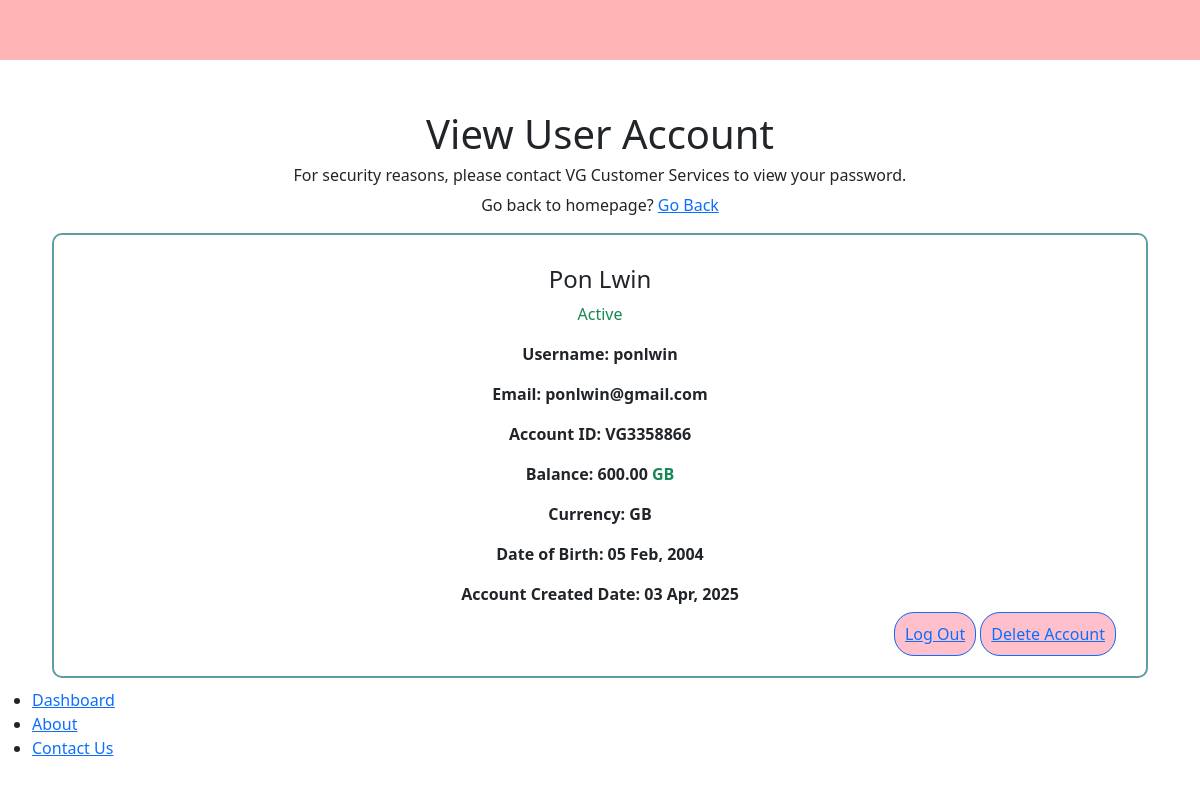
The app's page /view-account/ (signed in) with its own data.
### register/models.py (models this page shows, shortened)
class Comment(models.Model):
    id = models.UUIDField(primary_key=True, unique=True, default=uuid.uuid4, editable=False)
    user = models.OneToOneField(User, on_delete=models.CASCADE)
    account = models.OneToOneField(Account, on_delete=models.CASCADE, null=True, blank=True)
    full_name = models.CharField(max_length=100)
    currency = models.CharField(choices=CURRENCY, max_length=100)
    date_of_birth = models.DateField(auto_now_add=False)
    date = models.DateTimeField(auto_now_add=True)

class Account(models.Model):
    id = models.UUIDField(primary_key=True, unique=True, default=uuid.uuid4, editable=False) # Must be unique and un-editable
    user = models.OneToOneField(User, on_delete=models.CASCADE) # When deleted, cascades so it doesn't affect other users
    balance = models.DecimalField(max_digits=10, decimal_places=2, default=750.00)
    account_id = ShortUUIDField(unique=True, length=7, max_length=20, prefix="VG", alphabet="1234567890")
    account_pin = ShortUUIDField(length=4, max_length=7, alphabet="1234567890")
    account_status = models.CharField(max_length=100, choices=ACCOUNT_STATUS, default="active")
    created_date = models.DateTimeField(auto_now_add=True)
    class Meta:
        ordering = ['-created_date']

### register/views.py (the view)
# urls.py: path("view-account/", views.account_view, name="view-account"),
def account_view(request):
    if request.user.is_authenticated:
        comment = Comment.objects.get(user=request.user)
        account = Account.objects.get(user=request.user)
    else:
        messages.warning(request, "You are not logged in!")
        return redirect("login")
    context = {"comment": comment, "account": account}
    return render(request, "user/view-account.html", context)

### templates/user/view-account.html (shortened to what this page needs)
{% extends 'prefabs/user-dashboard-base.html' %}
{% load crispy_forms_filters %}
{% block content %}
    <section class="login-reg">
        <div class="overlay pt-120">
            <div class="container">
                <div>
                    <div>
                        <div class="center-rows" style="text-align: center; padding-top: 50px;">
                            <h1>View User Account</h1>
                            <h6>For security reasons, please contact VG Customer Services to view your password.</h6>
                            <p>Go back to homepage? <a href="/./">Go Back</a></p>
                        </div>
                        <form method="POST">
                            <div class="center-rows" style="text-align: center;">
                                <div style="margin: 10px 10px 10px 10px; border: 2px solid cadetblue; border-radius: 10px; padding: 30px;">
                                    <div class="userInfo">
                                        <h4>{{comment.full_name|title}}</h4>
                                        {% if account.account_status == "in-active" %}
                                            <p class="text-danger">{{account.account_status|title}}</p>
                                        {% else %}
                                            <p class="text-success">{{account.account_status|title}}</p>
                                        {% endif %}
                                    </div>
                                    <div><p style="font-weight: bold;">Username: <span class="">{{ account.user.username }}</span></p></div>
                                    <div><p style="font-weight: bold;">Email: <span class="">{{ comment.user.email }}</span></p></div>
                                    <div><p style="font-weight: bold;">Account ID: <span class="">{{ account.account_id }}</span></p></div>
                                    <div>
                                        <p style="font-weight: bold;">Balance: <span>{{ account.balance }}</span>
                                            {% if comment.currency == "GB"  %}
                                            <span class="text-success">{{ comment.currency }}</span>
                                            {% elif comment.currency == "Dollar"  %}
                                            <span class="text-success">{{ comment.currency }}</span>
                                            {% elif comment.currency == "Euro"  %}
                                            <span class="text-success">{{ comment.currency }}</span>
                                            {% endif %}
                                        </p>
                                    </div>
                                    <div><p style="font-weight: bold;">Currency: <span class="">{{ comment.currency }}</span></p></div>
                                    <div><p style="font-weight: bold;">Date of Birth: <span>{{ comment.date_of_birth|date:"d M, Y" }}</span></p></div>
                                    <div><p style="font-weight: bold;">Account Created Date: <span>{{ account.created_date|date:"d M, Y" }}</span></p></div>
                                    <div style="text-align: right;">
                                        <a style="border: 1px solid; border-radius: 20px; background: pink; padding: 10px" href="/logout/">Log Out</a>
                                        <a style="border: 1px solid; border-radius: 20px; background: pink; padding: 10px" href="javascript: void(0)" class="delete">Delete Account</a>
                                    </div>
                                </div>
                            </div>
                        </form>
                    </div>
                </div>
            </div>
        </div>
    </section>
{% endblock content %}

### records on screen
Comment: full_name "Pon Lwin", user.email "ponlwin@gmail.com", currency "GB", date_of_birth "05 Feb, 2004"
Account: account_status "Active", user.username "ponlwin", account_id "VG3358866", balance "600.00", created_date "03 Apr, 2025"
